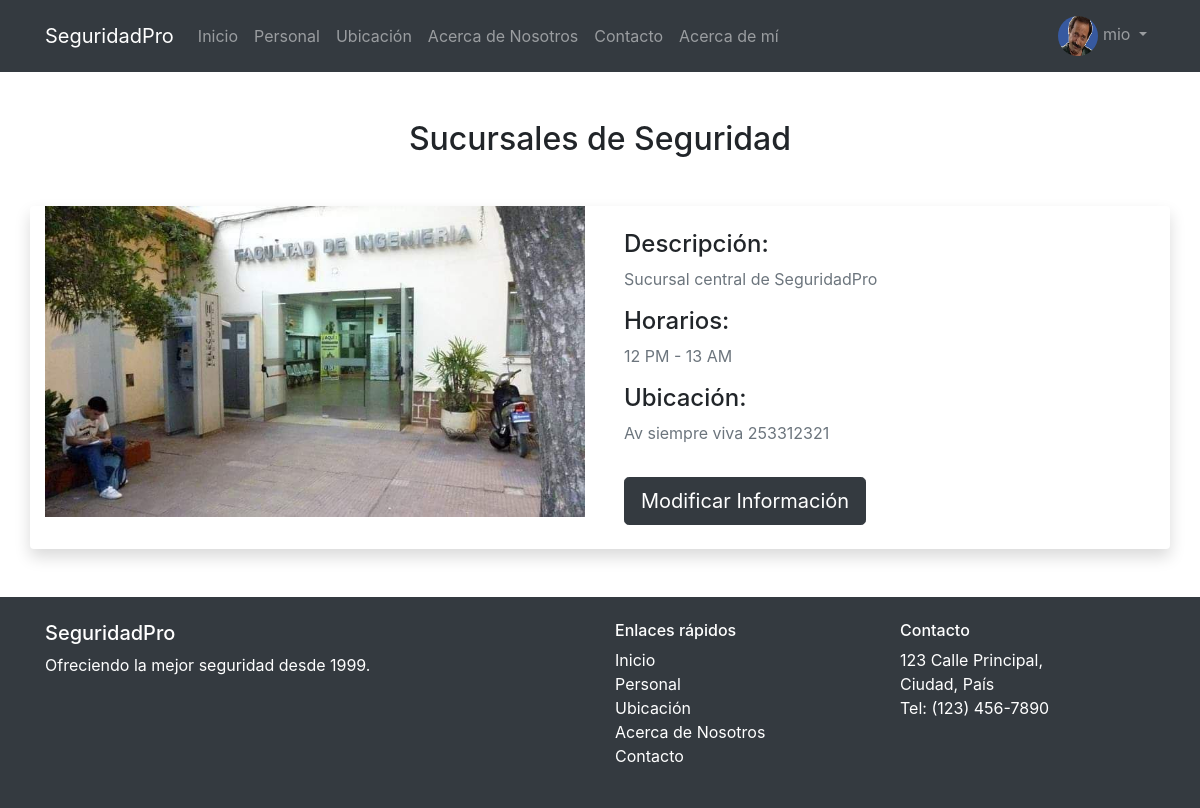
The page /ubicacion/ (signed in) on the database its author committed.
### Hunter_App/models.py (models this page shows, shortened)
class CustomUser(AbstractUser):
    avatar = models.ImageField(upload_to='img/avatars/', default='img/avatars/default-avatar.jpg')
    groups = models.ManyToManyField(
        'auth.Group',
        verbose_name=_('groups'),
        blank=True,
        help_text=_('The groups this user belongs to. A user will get all permissions granted to each of their groups.'),
        related_name="customuser_set",
        related_query_name="user",
    )
    user_permissions = models.ManyToManyField(
        'auth.Permission',
        verbose_name=_('user permissions'),
        blank=True,
        help_text=_('Specific permissions for this user.'),
        related_name="customuser_set",
        related_query_name="user",
    )

class Sucursal(models.Model):
    descripcion = models.TextField()
    horarios = models.TextField()
    foto = models.ImageField(upload_to='img/fotos-sucursal/', default='img/fotos-sucursal/default-base')
    ubicacion = models.CharField(max_length=255)

### Hunter_App/views.py (the view)
# urls.py: path('ubicacion/', ubicacion_views, name='ubicacion'),
def ubicacion_views(request):
    sucursal = Sucursal.objects.first()  # Asumimos que solo hay una sucursal para simplificar.
    if request.method == 'POST' and request.user.is_authenticated:
        form = SucursalForm(request.POST, request.FILES, instance=sucursal)
        if form.is_valid():
            form.save()
            return redirect('ubicacion')  # Redirige al mismo lugar tras guardar.
    else:
        form = SucursalForm(instance=sucursal)
    context = {
        'sucursal': sucursal,
        'form': form,
    }
    return render(request, 'ubicacion.html', context)

### Hunter_App/templates/ubicacion.html (shortened to what this page needs)
{% extends "base.html" %}
{% load widget_tweaks %}
{% block content %}
<div class="container mt-5">
    <h2 class="text-center mb-5">Sucursales de Seguridad</h2>
    <div class="row mb-5 shadow rounded bg-white">
        <div class="col-md-6">
            <img src="{{ sucursal.foto.url }}" class="d-block w-100 rounded-start" alt="Foto de Sucursal">
        </div>
        <div class="col-md-6 p-4">
            <h4>Descripción:</h4>
            <p class="text-muted">{{ sucursal.descripcion }}</p>
            <h4>Horarios:</h4>
            <p class="text-muted">{{ sucursal.horarios }}</p>
            <h4>Ubicación:</h4>
            <p class="text-muted">{{ sucursal.ubicacion }}</p>
            {% if user.is_authenticated %}
            <button class="btn btn-dark btn-lg mt-3" data-toggle="modal" data-target="#editarModal">Modificar Información</button>
            {% endif %}
        </div>
    </div>
</div>
{% endblock %}

### Hunter_App/templates/base.html (shortened to what this page needs)
<!DOCTYPE html>
<html lang="en">
<head>
    <link href="https://maxcdn.bootstrapcdn.com/bootstrap/4.5.2/css/bootstrap.min.css" rel="stylesheet">
</head>
<body>
<nav class="navbar navbar-expand-lg navbar-dark bg-dark">
    <div class="container">
        <a class="navbar-brand" href="{% url 'index' %}">SeguridadPro</a>
        <div class="collapse navbar-collapse" id="navbarNav">
            <ul class="navbar-nav me-auto">
                <li class="nav-item">
                    <a class="nav-link" href="{% url 'index' %}">Inicio</a>
                </li>
                <li class="nav-item">
                    <a class="nav-link" href="{% url 'personal_view' %}">Personal</a>
                </li>
                <li class="nav-item">
                    <a class="nav-link" href="{% url 'ubicacion' %}">Ubicación</a>
                </li>
                <li class="nav-item">
                    <a class="nav-link" href="{% url 'acerca_de_nosotros' %}">Acerca de Nosotros</a>
                </li>
                <li class="nav-item">
                    <a class="nav-link" href="{% url 'contact' %}">Contacto</a>
                </li>
                <li class="nav-item">
                    <a class="nav-link" href="{% url 'acercademi' %}">Acerca de mí</a>
                </li>
            </ul>
            <ul class="navbar-nav ml-auto">
                {% if user.is_authenticated %}
                <li class="nav-item dropdown">
                    <a class="nav-link dropdown-toggle" href="#" id="navbarDropdown" role="button"
                       data-toggle="dropdown" aria-expanded="false">
                        <img src="{{ user.avatar.url }}" alt="Avatar de {{ user.username }}"
                             style="width: 40px; height: 40px; border-radius: 50%;">
                        {{ user.username }}
                    </a>
                </li>
                {% else %}
                <li class="nav-item">
                    <a class="nav-link" href="{% url 'login' %}">Login</a>
                </li>
                {% endif %}
            </ul>
        </div>
    </div>
</nav>
{% block content %}{% endblock %}
<footer class="bg-dark text-white py-4 mt-5">
    <div class="container">
        <div class="row">
            <div class="col-md-6">
                <h5>SeguridadPro</h5>
                <p>Ofreciendo la mejor seguridad desde 1999.</p>
            </div>
            <div class="col-md-3">
                <h6>Enlaces rápidos</h6>
                <ul class="list-unstyled">
                    <li><a href="{% url 'index' %}" class="text-white">Inicio</a></li>
                    <li><a href="{% url 'personal_view' %}" class="text-white">Personal</a></li>
                    <li><a href="{% url 'ubicacion' %}" class="text-white">Ubicación</a></li>
                    <li><a href="{% url 'acerca_de_nosotros' %}" class="text-white">Acerca de Nosotros</a></li>
                    <li><a href="{% url 'contact' %}" class="text-white">Contacto</a></li>
                </ul>
            </div>
            <div class="col-md-3">
                <h6>Contacto</h6>
                <address>
                    123 Calle Principal,<br>
                    Ciudad, País<br>
                    Tel: (123) 456-7890
                </address>
            </div>
        </div>
    </div>
</footer>
</body>
</html>

### rows shown on the page
CustomUser: avatar (picture), username "mio"
Sucursal: foto (picture), descripcion "Sucursal central de SeguridadPro", horarios "12 PM - 13 AM", ubicacion "Av siempre viva 253312321"
